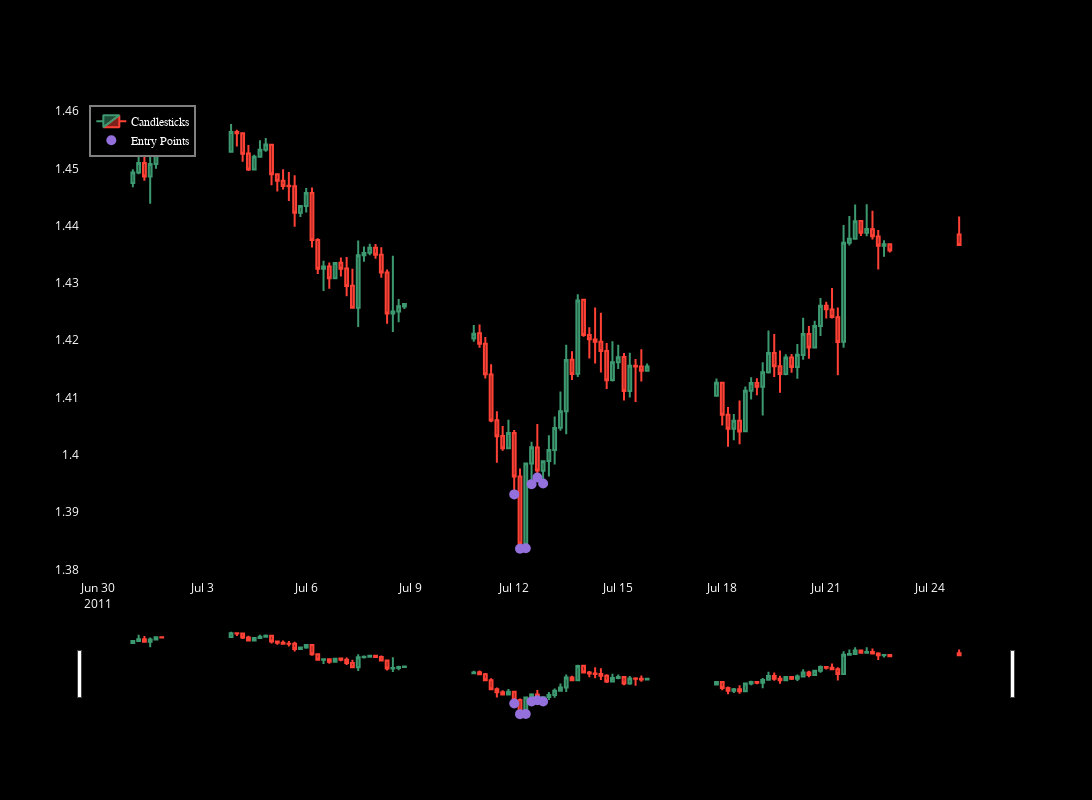

Source (notebook cell):
### Code cell
df4H = add_pointpos_column(df4H, "Daily_Rejection")
plot_candlestick_with_signals(df4H, start_index=800, num_rows=100)
